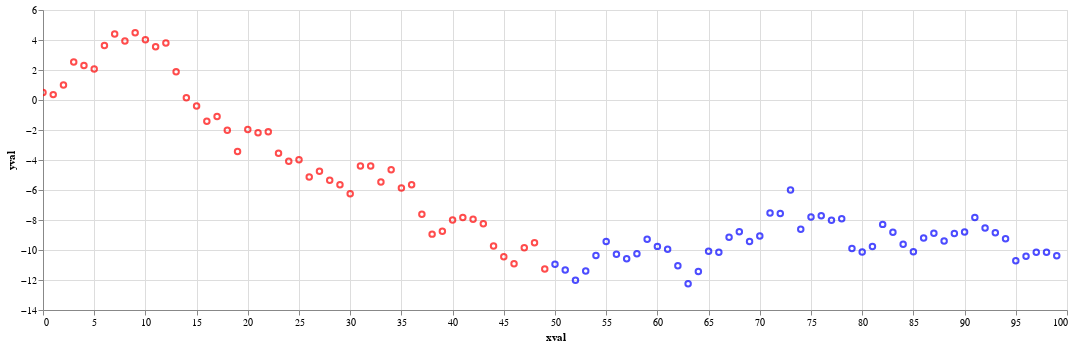

The cell this chart's notebook holds for it:
### Markdown cell above
### Building Complex Selections

Selection values can be accessed directly and used in expressions that affect the chart. For example, here we create a slider to choose a cutoff value, and color points based on whether they are smaller or larger than the value:

### Code cell
# nbi:hide_in
rand = np.random.RandomState(42)

df = pd.DataFrame({
    'xval': range(100),
    'yval': rand.randn(100).cumsum()
})

slider = alt.binding_range(min=0, max=100, step=1, name='CutOff:')
selector = alt.selection_single(
    name="SelectorName", fields=['cutoff'],
    bind=slider, init={'cutoff': 50})

alt.Chart(df).mark_point().encode(
    x='xval',
    y='yval',
    color=alt.condition(
        alt.datum.xval < selector.cutoff,
        alt.value('red'), alt.value('blue')
    )
).add_selection(
    selector
).interactive().properties(width=1024)

### Figure 1 — Vega-Lite specification as saved in the notebook (floating-point values rounded to 4 significant figures)
{"config": {"view": {"continuousWidth": 400, "continuousHeight": 300}}, "data": {"name": "data-a99664901d810a6b330d8e4930eed708"}, "mark": "point", "encoding": {"color": {"condition": {"value": "red", "test": "(datum.xval < SelectorName.cutoff)"}, "value": "blue"}, "x": {"field": "xval", "type": "quantitative"}, "y": {"field": "yval", "type": "quantitative"}}, "selection": {"SelectorName": {"type": "single", "fields": ["cutoff"], "bind": {"input": "range", "max": 100, "min": 0, "name": "CutOff:", "step": 1}, "init": {"cutoff": 50}}, "selector001": {"type": "interval", "bind": "scales", "encodings": ["x", "y"]}}, "width": 1024, "$schema": "https://vega.github.io/schema/vega-lite/v4.17.0.json", "datasets": {"data-a99664901d810a6b330d8e4930eed708": [{"xval": 0, "yval": 0.4967}, {"xval": 1, "yval": 0.3584}, {"xval": 2, "yval": 1.006}, {"xval": 3, "yval": 2.529}, {"xval": 4, "yval": 2.295}, {"xval": 5, "yval": 2.061}, {"xval": 6, "yval": 3.64}, {"xval": 7, "yval": 4.408}, {"xval": 8, "yval": 3.938}, {"xval": 9, "yval": 4.481}, {"xval": 10, "yval": 4.017}, {"xval": 11, "yval": 3.551}, {"xval": 12, "yval": 3.793}, {"xval": 13, "yval": 1.88}, {"xval": 14, "yval": 0.1552}, {"xval": 15, "yval": -0.4071}, {"xval": 16, "yval": -1.42}, {"xval": 17, "yval": -1.106}, {"xval": 18, "yval": -2.014}, {"xval": 19, "yval": -3.426}, {"xval": 20, "yval": -1.96}, {"xval": 21, "yval": -2.186}, {"xval": 22, "yval": -2.119}, {"xval": 23, "yval": -3.543}, {"xval": 24, "yval": -4.088}, {"xval": 25, "yval": -3.977}, {"xval": 26, "yval": -5.128}, {"xval": 27, "yval": -4.752}, {"xval": 28, "yval": -5.353}, {"xval": 29, "yval": -5.644}, {"xval": 30, "yval": -6.246}, {"xval": 31, "yval": -4.394}, {"xval": 32, "yval": -4.407}, {"xval": 33, "yval": -5.465}, {"xval": 34, "yval": -4.642}, {"xval": 35, "yval": -5.863}, {"xval": 36, "yval": -5.654}, {"xval": 37, "yval": -7.614}, {"xval": 38, "yval": -8.942}, {"xval": 39, "yval": -8.745}, {"xval": 40, "yval": -8.007}, {"xval": 41, "yval": -7.836}, {"xval": 42, "yval": -7.951}, {"xval": 43, "yval": -8.252}, {"xval": 44, "yval": -9.731}, {"xval": 45, "yval": -10.45}, {"xval": 46, "yval": -10.91}, {"xval": 47, "yval": -9.854}, {"xval": 48, "yval": -9.511}, {"xval": 49, "yval": -11.27}, {"xval": 50, "yval": -10.95}, {"xval": 51, "yval": -11.33}, {"xval": 52, "yval": -12.01}, {"xval": 53, "yval": -11.4}, {"xval": 54, "yval": -10.37}, {"xval": 55, "yval": -9.438}, {"xval": 56, "yval": -10.28}, {"xval": 57, "yval": -10.59}, {"xval": 58, "yval": -10.25}, {"xval": 59, "yval": -9.279}, {"xval": 60, "yval": -9.758}, {"xval": 61, "yval": -9.944}, {"xval": 62, "yval": -11.05}, {"xval": 63, "yval": -12.25}, {"xval": 64, "yval": -11.43}, {"xval": 65, "yval": -10.08}, {"xval": 66, "yval": -10.15}, {"xval": 67, "yval": -9.146}, {"xval": 68, "yval": -8.785}, {"xval": 69, "yval": -9.43}, {"xval": 70, "yval": -9.068}, {"xval": 71, "yval": -7.53}, {"xval": 72, "yval": -7.566}, {"xval": 73, "yval": -6.002}, {"xval": 74, "yval": -8.621}, {"xval": 75, "yval": -7.799}, {"xval": 76, "yval": -7.712}, {"xval": 77, "yval": -8.011}, {"xval": 78, "yval": -7.92}, {"xval": 79, "yval": -9.907}, {"xval": 80, "yval": -10.13}, {"xval": 81, "yval": -9.77}, {"xval": 82, "yval": -8.292}, {"xval": 83, "yval": -8.81}, {"xval": 84, "yval": -9.619}, {"xval": 85, "yval": -10.12}, {"xval": 86, "yval": -9.205}, {"xval": 87, "yval": -8.876}, {"xval": 88, "yval": -9.406}, {"xval": 89, "yval": -8.893}, {"xval": 90, "yval": -8.796}, {"xval": 91, "yval": -7.827}, {"xval": 92, "yval": -8.529}, {"xval": 93, "yval": -8.857}, {"xval": 94, "yval": -9.249}, {"xval": 95, "yval": -10.71}, {"xval": 96, "yval": -10.42}, {"xval": 97, "yval": -10.16}, {"xval": 98, "yval": -10.15}, {"xval": 99, "yval": -10.38}]}}
